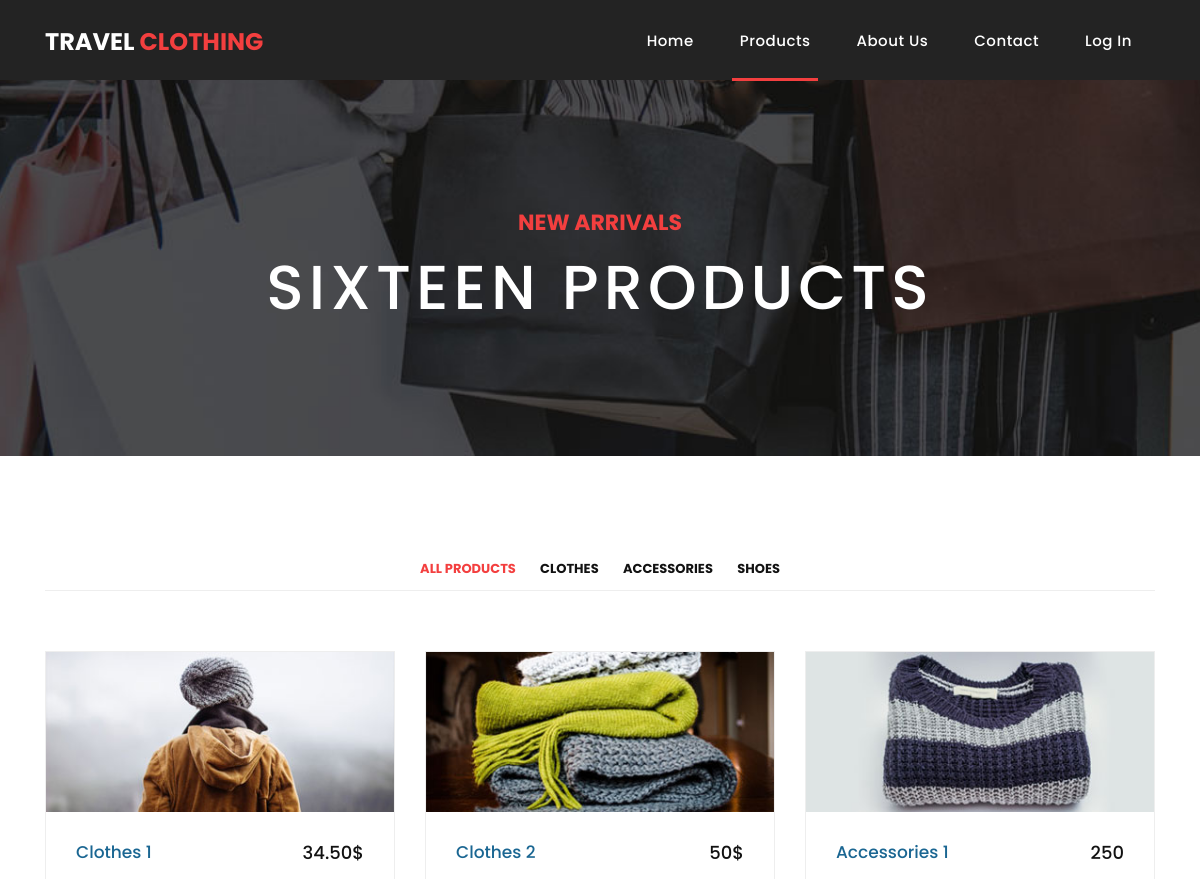
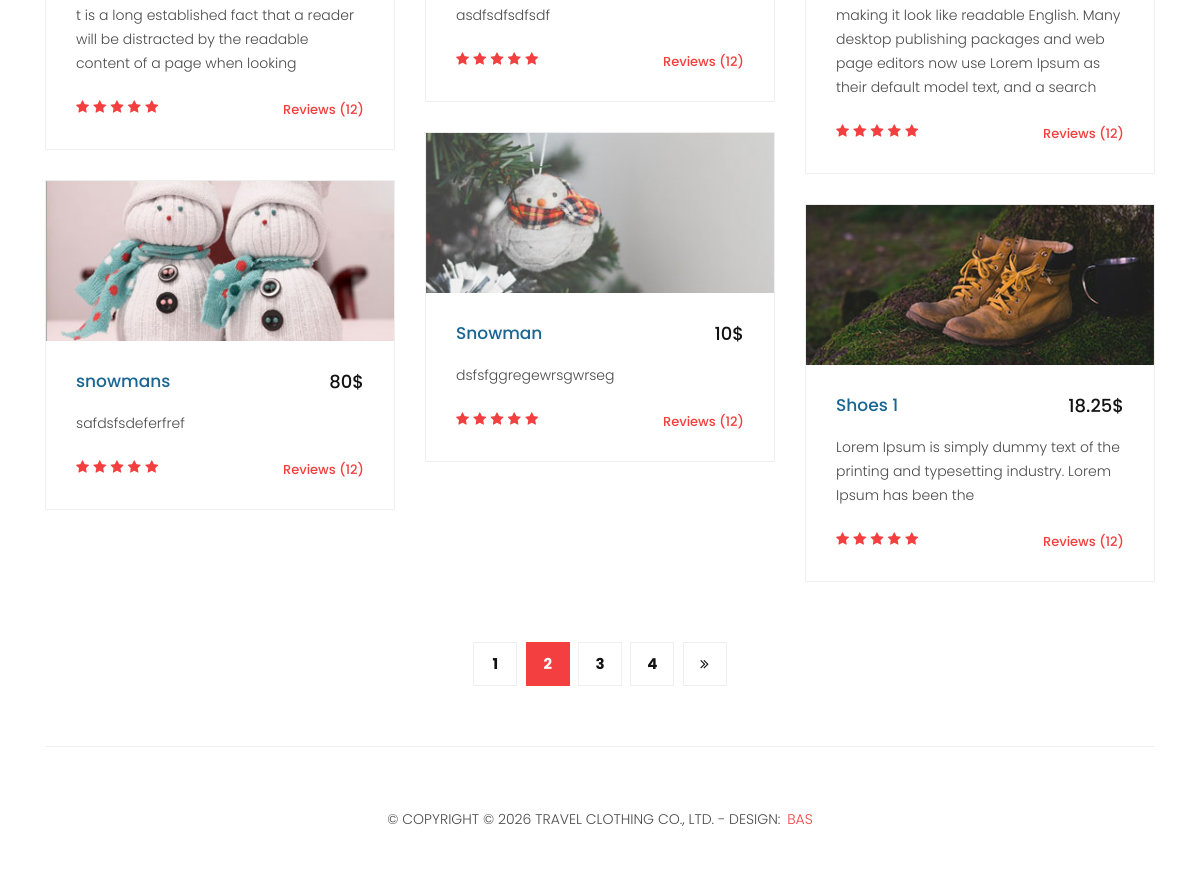
/products, run on an earlier commit of the app's database (2 pictures, top to bottom).
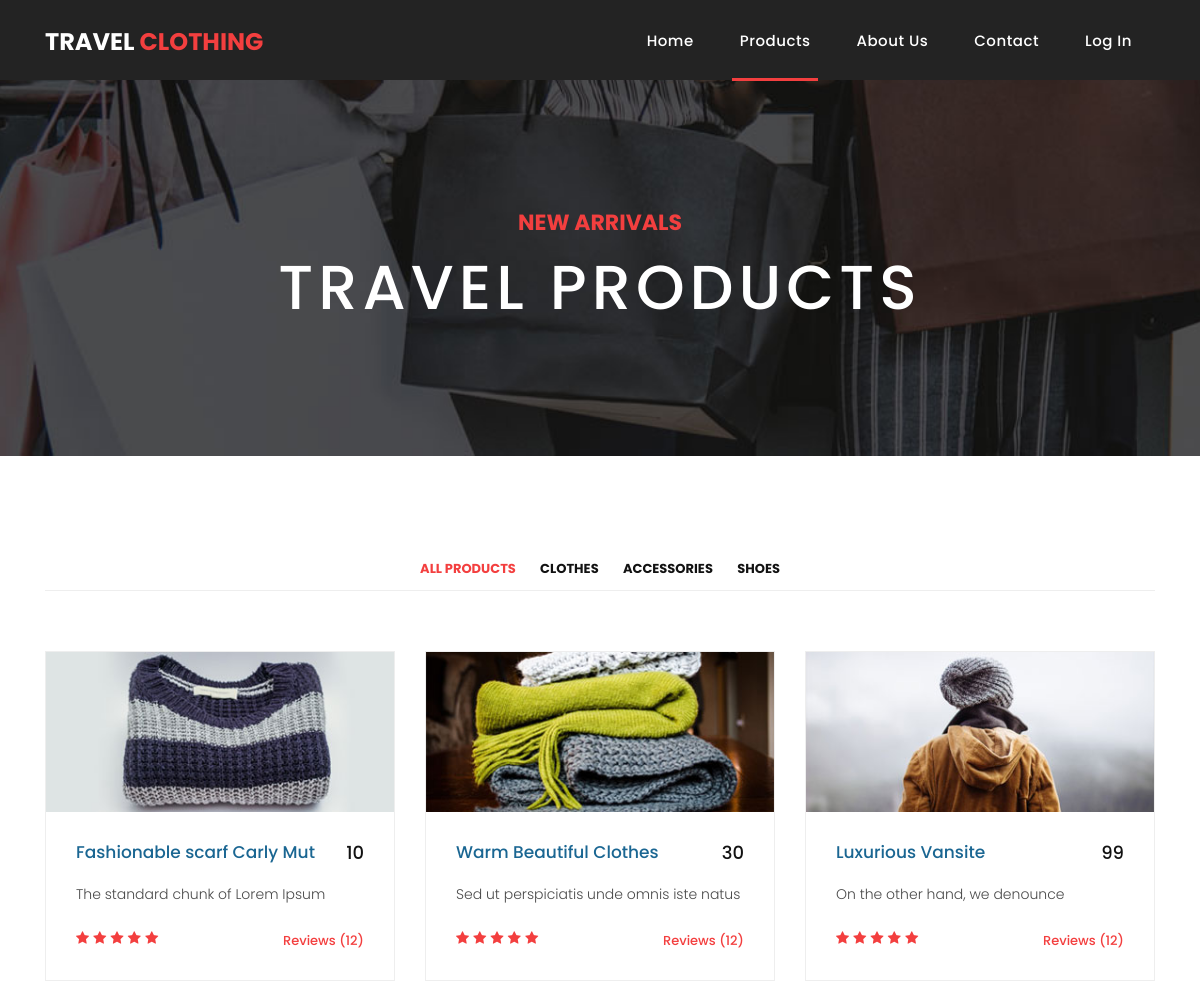
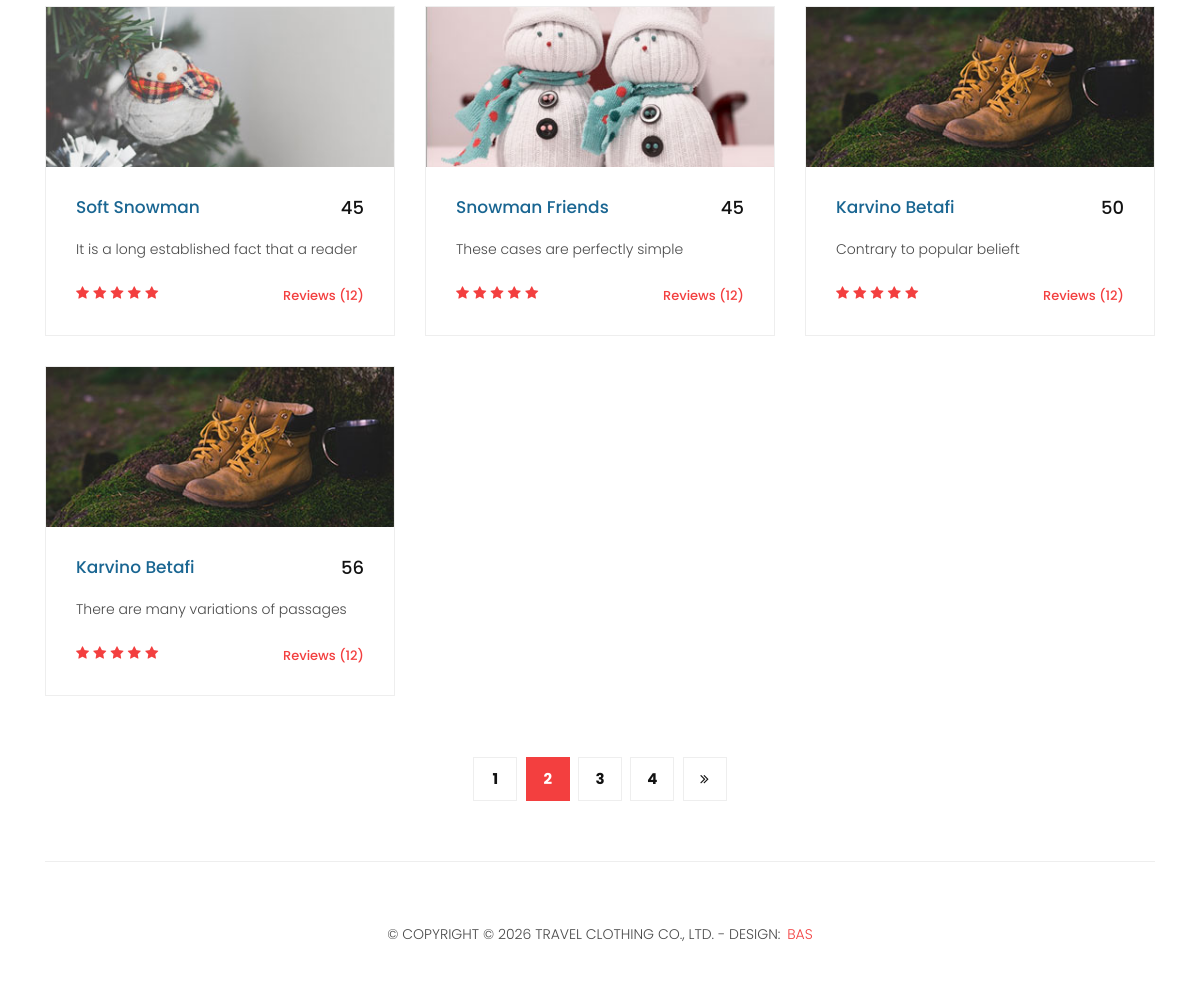
And on a later commit of the database (2 pictures, top to bottom).
### main/models.py (models this page shows, shortened)
class Header(models.Model):
    title = models.CharField('Title', max_length=50)
    colored_title = models.CharField('Colored Title', max_length=50)
    path1 = models.CharField('Path 1', max_length=50)
    path2 = models.CharField('Path 2', max_length=50)
    path3 = models.CharField('Path 3', max_length=50)
    path4 = models.CharField('Path 4', max_length=50)
    path5 = models.CharField('Path 5', max_length=50)
    class Meta:
        verbose_name = 'Header'
        verbose_name_plural = 'Header'

class ProductTitle(models.Model):
    title = models.CharField('Title', max_length=50)
    subtitle = models.CharField('Subtitle', max_length=50)
    img = models.ImageField('Image', upload_to='images')

class ProductCategory(models.Model):
    name = models.CharField('Category Name', max_length=50)
    class Meta:
        verbose_name = 'Product Category'
        verbose_name_plural = 'Product Categories'

class Product(models.Model):
    category = models.ForeignKey(ProductCategory, on_delete=models.CASCADE, related_name='cat_prod')
    img = models.ImageField('Name', upload_to='images')
    name = models.CharField('Name', max_length=50)
    text = models.TextField('Text')
    price = models.PositiveIntegerField('Price')
    datetime = models.DateField('Datetime', auto_now=True)
    class Meta:
        ordering = ('-datetime',)

class Footer(models.Model):
    text = models.TextField('Copyright')
    name = models.CharField('Name', max_length=50)
    name_link = models.CharField('Name Link', max_length=50)
    class Meta:
        verbose_name = 'Footer'
        verbose_name_plural = 'Footer'

### main/views.py (the view)
# urls.py: path('products', views.products, name='products'),
def products(request):
    product_title = ProductTitle.objects.all()[0]
    product_category = ProductCategory.objects.all()
    return render(request, 'main/products.html', context={
        'link':'products',
        'header_content':double_content()[0],
        'footer_content':double_content()[1],
        'product_title':product_title,
        'product_category':product_category,
    })

### main/views.py (called while the page is built)
def double_content():
    header_content = Header.objects.all()[0]
    footer_content = Footer.objects.all()[0]
    return [header_content, footer_content]

### main/templates/main/products.html (shortened to what this page needs)
{% extends 'main/base.html' %}
  {% block body %}
    <div style="background-image: url({{ product_title.img.url }});" class="page-heading products-heading header-text">
      <div class="container">
        <div class="row">
          <div class="col-md-12">
            <div class="text-content">
              <h4>{{ product_title.title }}</h4>
              <h2>{{ product_title.subtitle }}</h2>
            </div>
          </div>
        </div>
      </div>
    </div>
    <div class="products">
      <div class="container">
        <div class="row">
          <div class="col-md-12">
            <div class="filters">
              <ul>
                  <a href=""><li class="active" data-filter="*">All Products</li></a>
                  {% for i in product_category %}
                    <a href="{% url 'index_detail' i.id %}"><li data-filter="*">{{ i.name }}</li></a>
                  {% endfor %}
              </ul>
            </div>
          </div>
          <div class="col-md-12">
            <div class="filters-content">
                <div class="row grid">
                  {% for i in product_category %}
                        {% for j in i.cat_prod.all %}
                            <div class="col-lg-4 col-md-4 all des">
                                <div class="product-item">
                                  <a href="{% url 'products' %}"><img src="{{ j.img.url }}" alt=""></a>
                                  <div class="down-content">
                                    <a href="#"><h4>{{ j.name }}</h4></a>
                                    <h6>{{ j.price }}</h6>
                                    <p>{{ j.text }}</p>
                                    <ul class="stars">
                                      <li><i class="fa fa-star"></i></li>
                                      <li><i class="fa fa-star"></i></li>
                                      <li><i class="fa fa-star"></i></li>
                                      <li><i class="fa fa-star"></i></li>
                                      <li><i class="fa fa-star"></i></li>
                                    </ul>
                                    <span>Reviews (12)</span>
                                  </div>
                                </div>
                            </div>
                        {% endfor %}
                    {% endfor %}
                </div>
            </div>
          </div>
          <div class="col-md-12">
            <ul class="pages">
              <li><a href="#">1</a></li>
              <li class="active"><a href="#">2</a></li>
              <li><a href="#">3</a></li>
              <li><a href="#">4</a></li>
              <li><a href="#"><i class="fa fa-angle-double-right"></i></a></li>
            </ul>
          </div>
        </div>
      </div>
    </div>
  {% endblock %}

### main/templates/main/base.html (shortened to what this page needs)
{% load static %}
<!DOCTYPE html>
<html lang="en">
  <head>
    <link href="{% static 'vendor/bootstrap/css/bootstrap.min.css' %}" rel="stylesheet">
    <link rel="stylesheet" href="{% static 'assets/css/fontawesome.css' %}">
    <link rel="stylesheet" href="{% static 'assets/css/templatemo-sixteen.css' %}">
    <link rel="stylesheet" href="{% static 'assets/css/owl.css' %}">
    <link rel="stylesheet" href="{% static 'assets/css/style.css' %}">
  </head>
    <body>
        <header class="">
          <nav class="navbar navbar-expand-lg">
            <div class="container">
              <a class="navbar-brand" href="{% url 'index' %}"><h2>{{ header_content.title }} <em>{{ header_content.colored_title }}</em></h2></a>
              <div class="collapse navbar-collapse" id="navbarResponsive">
                <ul class="navbar-nav ml-auto">
                  <li class="nav-item {% if link == 'index' %}active{% endif %}">
                    <a class="nav-link" href="{% url 'index' %}">{{ header_content.path1 }}
                    </a>
                  </li>
                  <li class="nav-item {% if link == 'products' %}active{% endif %}">
                    <a class="nav-link" href="{% url 'products' %}">{{ header_content.path2 }}</a>
                  </li>
                  <li class="nav-item {% if link == 'about' %}active{% endif %}">
                    <a class="nav-link" href="{% url 'about' %}">{{ header_content.path3 }}</a>
                  </li>
                  <li class="nav-item {% if link == 'contact' %}active{% endif %}">
                    <a class="nav-link" href="{% url 'contact' %}">{{ header_content.path4 }}</a>
                  </li>
                  {% if user.is_authenticated %}
                    <li class="nav-item">
                      <a class="nav-link" href="{% url 'logout' %}">Log Out {{ user.username }}</a>
                    </li>
                  {% else %}
                    <li class="nav-item {% if link == 'login' %}active{% endif %}">
                      <a class="nav-link" href="{% url 'login' %}">{{ header_content.path5 }}</a>
                    </li>
                  {% endif %}
                </ul>
              </div>
            </div>
          </nav>
        </header>
        {% block body %}{% endblock %}
        <footer>
            <div class="container">
              <div class="row">
                <div class="col-md-12">
                  <div class="inner-content">
                    <p>&copy; {{ footer_content.text }}
                    <a rel="nofollow noopener" href="{{ footer_content.name_link }}" target="_blank">{{ footer_content.name }}</a></p>
                  </div>
                </div>
              </div>
            </div>
          </footer>
    </body>
</html>

### main/static/assets/css/templatemo-sixteen.css (style rules this page uses)
body { font-family: 'Poppins', sans-serif; overflow-x: hidden; text-rendering: optimizeLegibility; -webkit-font-smoothing: antialiased; -moz-osx-font-smoothing: grayscale; }
p { margin-bottom: 0px; font-size: 14px; font-weight: 300; color: #4a4a4a; line-height: 24px; }
a { text-decoration: none!important; }
ul { padding: 0; margin: 0; list-style: none; }
h1,h2,h3,h4,h5,h6 { margin: 0px; }
.page-heading { padding: 210px 0px 130px 0px; text-align: center; background-position: center center; background-repeat: no-repeat; background-size: cover; }
.page-heading .text-content h4 { color: #f33f3f; font-size: 22px; text-transform: uppercase; font-weight: 700; margin-bottom: 15px; }
.page-heading .text-content h2 { color: #fff; font-size: 62px; text-transform: uppercase; letter-spacing: 5px; }
header { position: absolute; z-index: 99999; width: 100%; height: 80px; background-color: #232323; -webkit-transition: all 0.3s ease-in-out 0s; -moz-transition: all 0.3s ease-in-out 0s; -o-transition: all 0.3s ease-in-out 0s; transition: all 0.3s ease-in-out 0s; }
header .navbar { padding: 17px 0px; }
.navbar .navbar-brand { float: left; margin-top: -12px; outline: none; }
.navbar .navbar-brand h2 { color: #fff; text-transform: uppercase; font-size: 24px; font-weight: 700; -webkit-transition: all .3s ease 0s; -moz-transition: all .3s ease 0s; -o-transition: all .3s ease 0s; transition: all .3s ease 0s; }
.navbar .navbar-brand h2 em { font-style: normal; color: #f33f3f; }
#navbarResponsive { z-index: 999; }
.navbar-collapse { text-align: center; }
.navbar .navbar-nav .nav-item { margin: 0px 15px; }
.navbar .navbar-nav a.nav-link { text-transform: capitalize; font-size: 15px; font-weight: 500; letter-spacing: 0.5px; color: #fff; transition: all 0.5s; margin-top: 5px; }
.navbar .navbar-nav .nav-link:hover, .navbar .navbar-nav .active>.nav-link, .navbar .navbar-nav .nav-link.active, .navbar .navbar-nav .nav-link.show, .navbar .navbar-nav .show>.nav-link { color: #fff; padding-bottom: 25px; border-bottom: 3px solid #f33f3f; }
.product-item { border: 1px solid #eee; margin-bottom: 30px; }
.product-item .down-content { padding: 30px; position: relative; }
.product-item img { width: 100%; overflow: hidden; }
.product-item .down-content h4 { font-size: 17px; color: #1a6692; margin-bottom: 20px; }
.product-item .down-content h6 { position: absolute; top: 30px; right: 30px; font-size: 18px; color: #121212; }
.product-item .down-content p { margin-bottom: 20px; }
.product-item .down-content ul li { display: inline-block; }
.product-item .down-content ul li i { color: #f33f3f; font-size: 14px; }
.product-item .down-content span { position: absolute; right: 30px; bottom: 30px; font-size: 13px; color: #f33f3f; font-weight: 500; }
footer { text-align: center; }
footer .inner-content { border-top: 1px solid #eee; margin-top: 60px; padding: 60px 0px; }
footer .inner-content p { text-transform: uppercase; }
footer .inner-content p a { color: #f33f3f; margin-left: 3px; }
.products { margin-top: 100px; }
.products .filters { text-align: center; border-bottom: 1px solid #eee; padding-bottom: 10px; margin-bottom: 60px; }
.products .filters li { text-transform: uppercase; font-size: 13px; font-weight: 700; color: #121212; display: inline-block; margin: 0px 10px; transition: all .3s; cursor: pointer; }
.products .filters ul a li.active, .products .filters ul a li:hover { color: #f33f3f; }
.products ul.pages { margin-top: 30px; text-align: center; }
.products ul.pages li { display: inline-block; margin: 0px 2px; }
.products ul.pages li a { width: 44px; height: 44px; display: inline-block; line-height: 42px; border: 1px solid #eee; font-size: 15px; font-weight: 700; color: #121212; transition: all .3s; }
.products ul.pages li a:hover, .products ul.pages li.active a { background-color: #f33f3f; border-color: #f33f3f; color: #fff; }

What changed in the data, as far as the page shows it:
changed ProductTitle "NEW ARRIVALS": subtitle "SIXTEEN PRODUCTS" → "TRAVEL PRODUCTS"
changed ProductCategory "CLOTHES": gains Product (img (picture), name "Warm Beautiful Clothes", price "30", text "Sed ut perspiciatis unde omnis iste natus"); gains Product (img (picture), name "Luxurious Vansite", price "99", text "On the other hand, we denounce"); loses Product (img (picture), name "Clothes 2", price "50$", text "asdfsdfsdfsdf")
changed ProductCategory "ACCESSORIES": gains Product (img (picture), name "Snowman Friends", price "45", text "These cases are perfectly simple"); loses Product (img (picture), name "Snowman", price "10$", text "dsfsfggregewrsgwrseg"); loses Product (img (picture), name "snowmans", price "80$", text "safdsfsdeferfref")
changed Product: img: a different picture; name "Clothes 1" → "Fashionable scarf Carly Mut"; price "34.50$" → "10"; text "t is a long established fact that a reader will be distracted by the readable content of a page when looking" → "The standard chunk of Lorem Ipsum"
changed Product: img: a different picture; name "Accessories 1" → "Soft Snowman"; price "250" → "45"; text "making it look like readable English. Many desktop publishing packages and web page editors now use Lorem Ipsum as their default model text, and a search" → "It is a long established fact that a reader"
changed Product: name "Shoes 1" → "Karvino Betafi"; price "18.25$" → "50"; text "Lorem Ipsum is simply dummy text of the printing and typesetting industry. Lorem Ipsum has been the" → "Contrary to popular belieft"
added Product: img (picture), name "Karvino Betafi", price "56", text "There are many variations of passages", shown under ProductCategory "SHOES"
